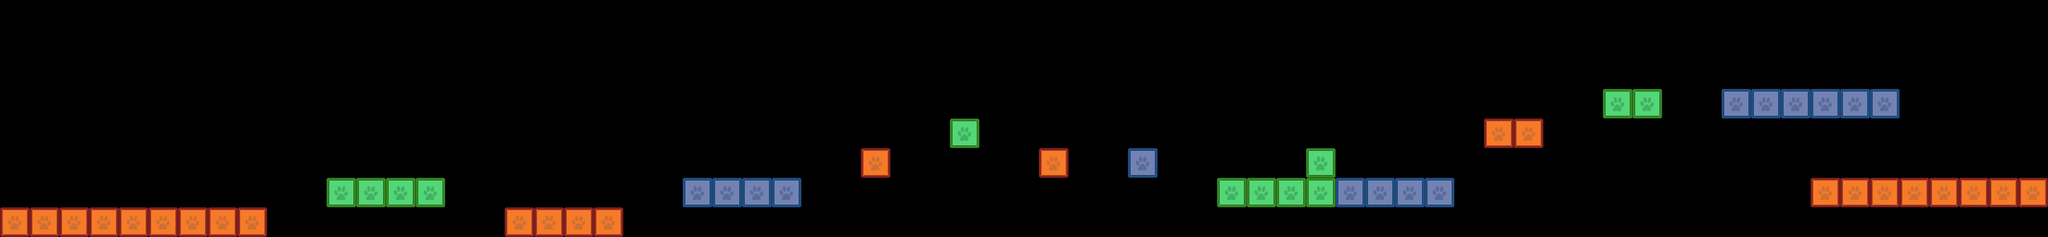

A 2D game scene composited from a Tiled map and its tileset images. What follows is a short description and the map's XML, with each tile layer's data collapsed to a summary:
An orthogonal 69x8 tile map with 32x32 px tiles, 3 tile layers (red, green, blue) and 19 objects.

<map version="1.0" orientation="orthogonal" renderorder="right-down" width="69" height="8" tilewidth="32" tileheight="32" nextobjectid="21">
 <tileset firstgid="1" name="blocks" tilewidth="32" tileheight="32" tilecount="3" columns="3">
  <image source="blocks.png" width="96" height="32" />
 </tileset>
 <layer name="red" width="69" height="8">
  <data>[552 cells, 25 non-empty, 1 distinct tile ids]</data>
 </layer>
 <layer name="green" width="69" height="8">
  <data>[552 cells, 12 non-empty, 1 distinct tile ids]</data>
 </layer>
 <layer name="blue" width="69" height="8">
  <data>[552 cells, 15 non-empty, 1 distinct tile ids]</data>
 </layer>
 <objectgroup name="mostachos">
  <object id="1" x="241" y="208">
   <ellipse />
  </object>
  <object id="2" x="273" y="208">
   <ellipse />
  </object>
  <object id="3" x="320" y="144">
   <ellipse />
  </object>
  <object id="4" x="417" y="176">
   <ellipse />
  </object>
  <object id="5" x="512" y="111">
   <ellipse />
  </object>
  <object id="6" x="786" y="176">
   <ellipse />
  </object>
  <object id="7" x="818" y="177">
   <ellipse />
  </object>
  <object id="8" x="1041" y="113">
   <ellipse />
  </object>
  <object id="9" x="945" y="145">
   <ellipse />
  </object>
  <object id="10" x="1137" y="144">
   <ellipse />
  </object>
  <object id="11" x="1232" y="143">
   <ellipse />
  </object>
  <object id="12" x="1615" y="113">
   <ellipse />
  </object>
  <object id="13" x="1648" y="114">
   <ellipse />
  </object>
  <object id="14" x="1969" y="82">
   <ellipse />
  </object>
  <object id="16" x="2096" y="177">
   <ellipse />
  </object>
  <object id="17" x="2128" y="177">
   <ellipse />
  </object>
 </objectgroup>
 <objectgroup name="spikes">
  <object id="18" x="496" y="206">
   <ellipse />
  </object>
  <object id="19" x="607" y="208">
   <ellipse />
  </object>
  <object id="20" x="1391" y="176">
   <ellipse />
  </object>
 </objectgroup>
</map>